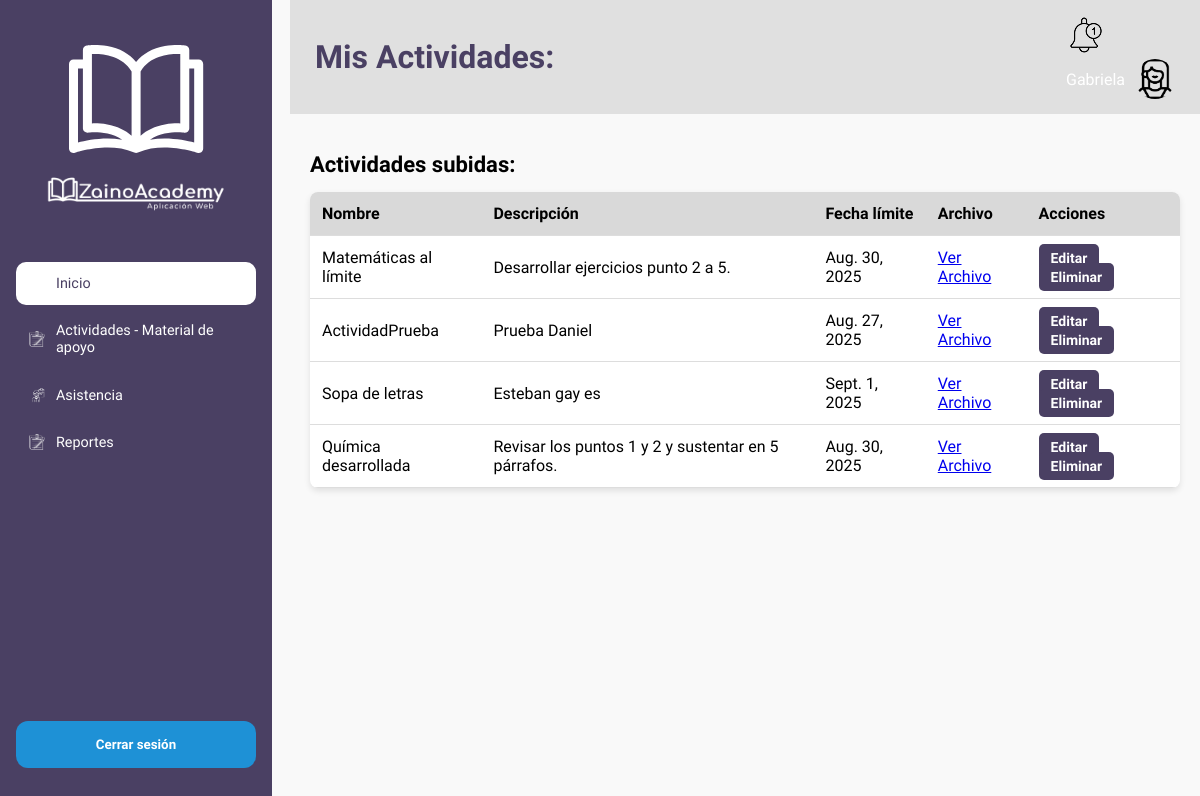
Page /profesores/actividades/lista/ (signed in) on the committed database.
### zainoAcademy_app/models.py (models this page shows, shortened)
class Usuario(models.Model):
    Us_id = models.AutoField(primary_key=True)
    Us_nombre = models.CharField(max_length=30)
    Us_contraseña = models.CharField(max_length=30)
    fecha_registro = models.DateField(auto_now_add=True)
    documento = models.CharField(max_length=30)
    GENERO_CHOICES = [
        ('masculino', 'Masculino'),
        ('femenino', 'Femenino'),
        ('otro', 'Otro'),
        ('prefiero_no_decir', 'Prefiero no decir'),
    ]
    genero = models.CharField(
        max_length=30,
        choices=GENERO_CHOICES,
        blank=False
    )
    correo = models.EmailField(unique=True)
    TipoUsuario = models.ForeignKey(TipoUsuario, on_delete=models.CASCADE)
    class Meta:
        db_table = 'usuario'

class Actividad(models.Model):
    Act_id = models.AutoField(primary_key=True)
    Act_nombre = models.CharField(max_length=30)
    Act_descripcion = models.TextField()
    Act_fechaLimite = models.DateField()
    Act_comentario = models.CharField(max_length=100)
    Act_Archivo_Profesor = models.FileField(upload_to='archivos/profesores/', null=True, blank=True)
    Esta_Actividad = models.ForeignKey(Estado_Actividad, on_delete=models.CASCADE)
    Bol = models.ForeignKey(Boletin, on_delete=models.CASCADE)
    class Meta:
        db_table = 'actividad'

### zainoAcademy_app/views.py (the view)
# urls.py: path('profesores/actividades/lista/', views.actividad_profesores_lista, name='actividad_profesores_lista'),
def actividad_profesores_lista(request):
    usuario = get_usuario_from_session(request)
    if not usuario:
        return redirect('login')
    profesor = usuario.profesores_set.first()  # obtengo el profesor del usuario
    actividades = Actividad.objects.filter(Bol__Pro=profesor)
    return render(request, 'profesores/actividad_profesores_lista.html', {
        'usuario': usuario,
        'actividades': actividades
    })

### zainoAcademy_app/views.py (called while the page is built)
def get_usuario_from_session(request):
    usuario_id = request.session.get('usuario_id')
    if usuario_id:
        try:
            return Usuario.objects.get(Us_id=usuario_id)
        except Usuario.DoesNotExist:
            return None
    return None

### zainoAcademy_app/templates/profesores/actividad_profesores_lista.html (shortened to what this page needs)
<!DOCTYPE html>
<html lang="es">
<head>
    {% load static %}
    <link rel="stylesheet" href="{% static 'css/profesores/actividad_profesores_lista.css' %}">
</head>
<body>
    <aside class="sidebar">
        <div class="logo">
            <img src="{% static 'images/profesores/Favicon.png' %}" alt="Logo Libro"/>
            <img src="{% static 'images/profesores/LogoNormal-removebg-preview.png' %}" alt="Logo Zaino Academy" />
        </div>
        <nav>
            <ul class="nav-list">
                <li><a href="{% url 'dashboard_profesores' %}" class="nav-item active">
                    <img src="{% static 'images/profesores/inicio.png' %}" class="nav-icon" alt="Inicio">
                    Inicio
                </a></li>
                <li><a href="{% url 'actividad_profesores_consultar' %}" class="nav-item">
                    <img src="{% static 'images/profesores/actividades.png' %}" class="nav-icon" alt="Actividades">
                    Actividades - Material de apoyo
                </a></li>
                <li><a href="{% url 'asistencia_profesores_cursos' %}" class="nav-item">
                    <img src="{% static 'images/profesores/asistencia.png' %}" class="nav-icon" alt="Asistencia">
                    Asistencia
                </a></li>
                <li><a href="{% url 'reportes_profesores' %}" class="nav-item">
                    <img src="{% static 'images/profesores/reportes.png' %}" class="nav-icon" alt="Reportes">
                    Reportes
                </a></li>
            </ul>
        </nav>
        <div class="logout-container">
            <form method="POST" action="{% url 'login' %}">
                <button type="button" class="logout-btn" onclick="openModal()">Cerrar sesión</button>
            </form>
        </div>
    </aside>
    <main class="main-content">
        <header class="header">
            <h1 class="page-title">Mis Actividades:</h1>
            <div class="header-right">
                <a href="{% url 'notificaciones_profesores' %}">
                    <img src="{% static 'images/profesores/notificaciones.png' %}" class="notification-icon" alt="Notificaciones">
                </a>
                <div class="user-info">
                    <span class="user-name">{{ usuario.Us_nombre }}</span>
                    <img src="{% static 'images/profesores/avatarMujer.png' %}" class="user-avatar" alt="Perfil">
                </div>
            </div>
        </header>
        <div class="content">
            <h2 class="section-title">Actividades subidas:</h2>
            {% if actividades %}
                <table class="activities-table">
                    <thead>
                        <tr>
                            <th>Nombre</th>
                            <th>Descripción</th>
                            <th>Fecha límite</th>
                            <th>Archivo</th>
                            <th>Acciones</th>
                        </tr>
                    </thead>
                    <tbody>
                        {% for act in actividades %}
                        <tr>
                            <td>{{ act.Act_nombre }}</td>
                            <td>{{ act.Act_descripcion }}</td>
                            <td>{{ act.Act_fechaLimite }}</td>
                            <td>
                                {% if act.Act_Archivo_Profesor %}
                                    <a href="{{ act.Act_Archivo_Profesor.url }}" target="_blank">Ver Archivo</a>
                                {% else %}
                                    -
                                {% endif %}
                            </td>
                            <td>
                                <a href="#" class="btn editar">Editar</a>
                                <a href="#" class="btn eliminar">Eliminar</a>
                            </td>
                        </tr>
                        {% endfor %}
                    </tbody>
                </table>
            {% else %}
                <p class="no-activities">Aún no has subido ninguna actividad.</p>
            {% endif %}
        </div>
    </main>
</body>
</html>

### static/css/profesores/actividad_profesores_lista.css (style rules this page uses)
body { margin: 0; font-family: 'Comfortaa', sans-serif; display: flex; height: 100vh; background: #f9f9f9; }
.sidebar { width: 240px; background-color: #4A4063; padding: 1.5rem 1rem; position: fixed; top: 0; left: 0; bottom: 0; color: #fff; z-index: 100; }
.logo { text-align: center; margin-bottom: 3rem; }
.logo img { max-width: 180px; display: block; margin-left: auto; margin-right: auto; filter: brightness(0) invert(1); }
.nav-list { list-style: none; padding: 0; }
.nav-list li { margin-bottom: 0.3rem; }
.nav-item { display: flex; align-items: center; padding: 0.8rem; border-radius: 10px; text-decoration: none; color: #fff; font-weight: 500; font-size: 0.9rem; transition: all 0.3s ease; gap: 0.7rem; }
.nav-item.active { background-color: #fff; color: #4A4063; }
.nav-icon { width: 16px; height: 16px; }
.logout-container { position: absolute; bottom: 2rem; left: 1rem; right: 1rem; }
.logout-btn { background-color: #1E91D6; color: #fff; border: none; padding: 1rem; border-radius: 12px; font-weight: 600; cursor: pointer; transition: 0.3s; width: 100%; font-family: "Comfortaa", sans-serif; }
.main-content { flex: 1; display: flex; flex-direction: column; margin-left: 290px; }
.header { display: flex; justify-content: space-between; align-items: center; background: #e0e0e0; color: white; padding: 15px 25px; }
.page-title { margin: 0; }
.user-info { display: flex; align-items: center; }
.user-avatar { width: 40px; border-radius: 50%; margin-left: 10px; }
.content { padding: 20px; }
.section-title { font-size: 22px; margin-bottom: 15px; }
.activities-table { width: 100%; border-collapse: collapse; background: white; border-radius: 8px; overflow: hidden; box-shadow: 0 3px 6px rgba(0,0,0,0.1); }
.activities-table th, .activities-table td { padding: 12px; text-align: left; border-bottom: 1px solid #ddd; }
.activities-table th { background: #d9d9d9; color: #000000; }
.btn { text-decoration: none; padding: 6px 12px; border-radius: 5px; font-size: 14px; font-weight: bold; transition: 0.3s; }
.btn.editar { background: #4A4063; color: white; }
.btn.eliminar { background: #4A4063; color: white; }
h1.page-title { color: #4A4063; }

### rows in the picture
Usuario: Us_nombre "Gabriela"
Actividad: Act_nombre "Matemáticas al límite", Act_descripcion "Desarrollar ejercicios punto 2 a 5.", Act_fechaLimite "Aug. 30, 2025"
Actividad: Act_nombre "ActividadPrueba", Act_descripcion "Prueba Daniel", Act_fechaLimite "Aug. 27, 2025"
Actividad: Act_nombre "Sopa de letras", Act_descripcion "Esteban gay es", Act_fechaLimite "Sept. 1, 2025"
Actividad: Act_nombre "Química desarrollada", Act_descripcion "Revisar los puntos 1 y 2 y sustentar en 5 párrafos.", Act_fechaLimite "Aug. 30, 2025"
